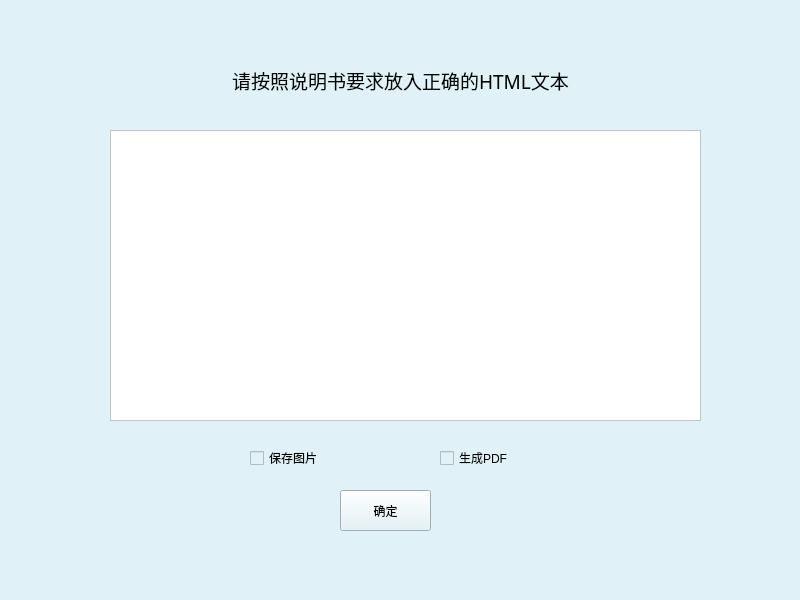
<?xml version="1.0" encoding="UTF-8"?>
<ui version="4.0">
 <class>MainWindow</class>
 <widget class="QMainWindow" name="MainWindow">
  <property name="geometry">
   <rect>
    <x>0</x>
    <y>0</y>
    <width>800</width>
    <height>600</height>
   </rect>
  </property>
  <property name="windowTitle">
   <string>MainWindow</string>
  </property>
  <property name="styleSheet">
   <string notr="true">background-color: #e0f2f7;</string>
  </property>
  <widget class="QWidget" name="centralwidget">
   <widget class="QPlainTextEdit" name="plainTextEdit">
    <property name="geometry">
     <rect>
      <x>110</x>
      <y>130</y>
      <width>591</width>
      <height>291</height>
     </rect>
    </property>
    <property name="styleSheet">
     <string notr="true">background-color: white;</string>
    </property>
   </widget>
   <widget class="QCheckBox" name="saveImagesCheckBox">
    <property name="geometry">
     <rect>
      <x>250</x>
      <y>450</y>
      <width>91</width>
      <height>16</height>
     </rect>
    </property>
    <property name="text">
     <string>保存图片</string>
    </property>
   </widget>
   <widget class="QCheckBox" name="generatePdfCheckBox">
    <property name="geometry">
     <rect>
      <x>440</x>
      <y>450</y>
      <width>81</width>
      <height>16</height>
     </rect>
    </property>
    <property name="text">
     <string>生成PDF</string>
    </property>
   </widget>
   <widget class="QPushButton" name="pushButton">
    <property name="geometry">
     <rect>
      <x>340</x>
      <y>490</y>
      <width>91</width>
      <height>41</height>
     </rect>
    </property>
    <property name="text">
     <string>确定</string>
    </property>
   </widget>
   <widget class="QLabel" name="label">
    <property name="geometry">
     <rect>
      <x>210</x>
      <y>50</y>
      <width>381</width>
      <height>61</height>
     </rect>
    </property>
    <property name="font">
     <font>
      <family>Adobe Arabic</family>
      <pointsize>14</pointsize>
     </font>
    </property>
    <property name="text">
     <string>请按照说明书要求放入正确的HTML文本</string>
    </property>
    <property name="alignment">
     <set>Qt::AlignCenter</set>
    </property>
   </widget>
  </widget>
  <widget class="QMenuBar" name="menubar">
   <property name="geometry">
    <rect>
     <x>0</x>
     <y>0</y>
     <width>800</width>
     <height>23</height>
    </rect>
   </property>
  </widget>
  <widget class="QStatusBar" name="statusbar"/>
 </widget>
 <resources/>
 <connections/>
</ui>
